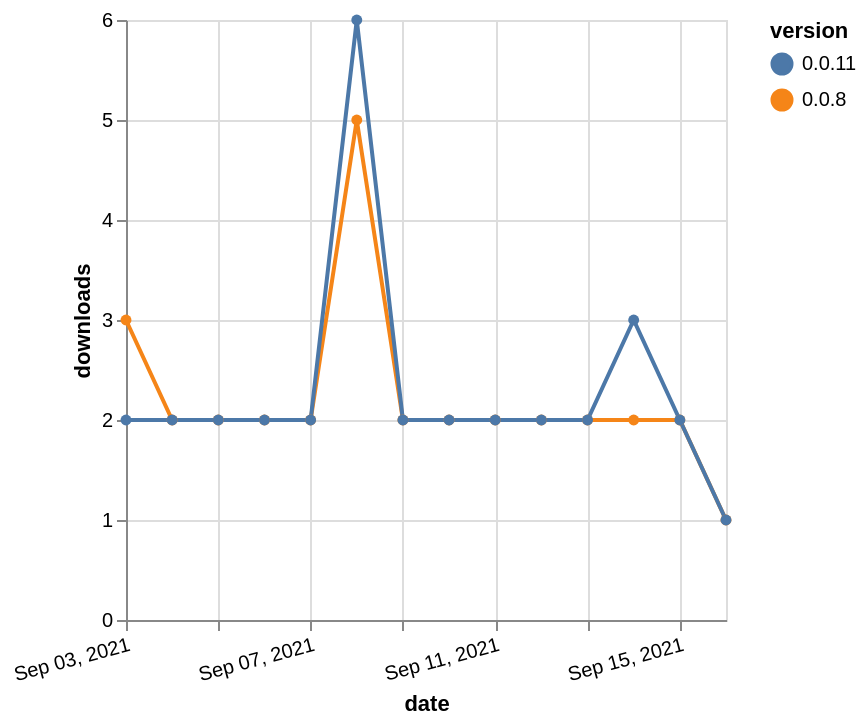

Express this chart as Vega-Lite.
### Vega-Lite specification from a JSON file in a GitHub repository (floating-point values rounded to 4 significant figures)
{"$schema": "https://vega.github.io/schema/vega-lite/v5.json", "description": "A simple bar chart with embedded data.", "data": {"values": [{"date": "2021-09-03", "total": 3224, "delta": 3, "version": "0.0.8"}, {"date": "2021-09-04", "total": 3226, "delta": 2, "version": "0.0.8"}, {"date": "2021-09-05", "total": 3228, "delta": 2, "version": "0.0.8"}, {"date": "2021-09-06", "total": 3230, "delta": 2, "version": "0.0.8"}, {"date": "2021-09-07", "total": 3232, "delta": 2, "version": "0.0.8"}, {"date": "2021-09-08", "total": 3237, "delta": 5, "version": "0.0.8"}, {"date": "2021-09-09", "total": 3239, "delta": 2, "version": "0.0.8"}, {"date": "2021-09-10", "total": 3241, "delta": 2, "version": "0.0.8"}, {"date": "2021-09-11", "total": 3243, "delta": 2, "version": "0.0.8"}, {"date": "2021-09-12", "total": 3245, "delta": 2, "version": "0.0.8"}, {"date": "2021-09-13", "total": 3247, "delta": 2, "version": "0.0.8"}, {"date": "2021-09-14", "total": 3249, "delta": 2, "version": "0.0.8"}, {"date": "2021-09-15", "total": 3251, "delta": 2, "version": "0.0.8"}, {"date": "2021-09-16", "total": 3252, "delta": 1, "version": "0.0.8"}, {"date": "2021-09-03", "total": 3780, "delta": 2, "version": "0.0.11"}, {"date": "2021-09-04", "total": 3782, "delta": 2, "version": "0.0.11"}, {"date": "2021-09-05", "total": 3784, "delta": 2, "version": "0.0.11"}, {"date": "2021-09-06", "total": 3786, "delta": 2, "version": "0.0.11"}, {"date": "2021-09-07", "total": 3788, "delta": 2, "version": "0.0.11"}, {"date": "2021-09-08", "total": 3794, "delta": 6, "version": "0.0.11"}, {"date": "2021-09-09", "total": 3796, "delta": 2, "version": "0.0.11"}, {"date": "2021-09-10", "total": 3798, "delta": 2, "version": "0.0.11"}, {"date": "2021-09-11", "total": 3800, "delta": 2, "version": "0.0.11"}, {"date": "2021-09-12", "total": 3802, "delta": 2, "version": "0.0.11"}, {"date": "2021-09-13", "total": 3804, "delta": 2, "version": "0.0.11"}, {"date": "2021-09-14", "total": 3807, "delta": 3, "version": "0.0.11"}, {"date": "2021-09-15", "total": 3809, "delta": 2, "version": "0.0.11"}, {"date": "2021-09-16", "total": 3810, "delta": 1, "version": "0.0.11"}]}, "width": "container", "mark": {"type": "line", "point": {"filled": true}}, "encoding": {"x": {"field": "date", "type": "temporal", "timeUnit": "yearmonthdate", "title": "date", "axis": {"labelAngle": -15}}, "y": {"field": "delta", "type": "quantitative", "title": "downloads"}, "color": {"field": "version", "type": "nominal"}, "tooltip": {"field": "delta"}}}
